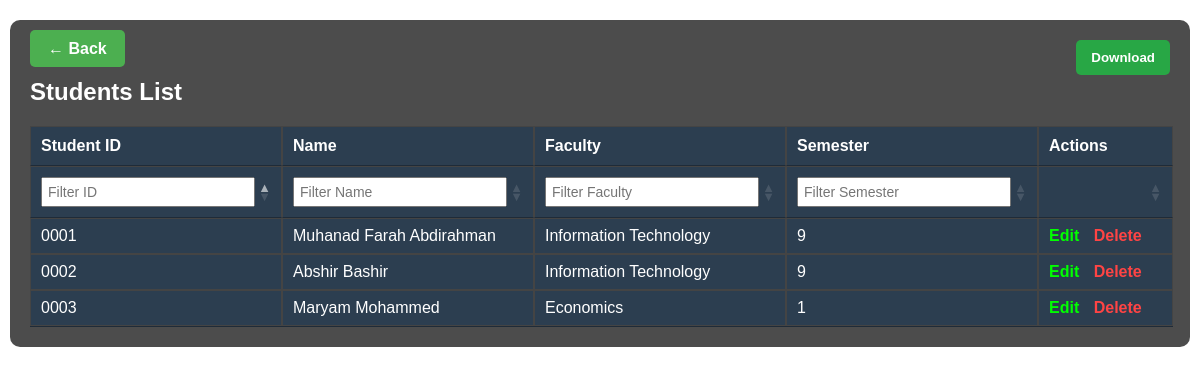
Screenshot of /university_attendance/view_students.php with the database file from the repository.
### tables this page shows
CREATE TABLE `students` (
  `id` int(11) NOT NULL,
  `student_id` varchar(50) NOT NULL,
  `name` varchar(100) NOT NULL,
  `faculty` varchar(100) NOT NULL,
  `semester` varchar(50) NOT NULL
);

### university_attendance/view_students.php (the view, shortened to what this page needs)
<?php
require 'db.php';
$sql = "SELECT * FROM students ORDER BY student_id DESC";
$result = $conn->query($sql);
?>
<!DOCTYPE html>
<html lang="en">
<head>
  <link rel="stylesheet" href="https://cdn.datatables.net/1.13.6/css/jquery.dataTables.min.css">
</head>
<body>
<div class="container">
  <a href="manage_students.php" class="btn-back">&larr; Back</a>
  <button class="btn-export" onclick="exportTableToCSV('students_export.csv')">Download</button>
  <h2>Students List</h2>
  <table id="studentsTable">
    <thead>
      <tr>
        <th>Student ID</th>
        <th>Name</th>
        <th>Faculty</th>
        <th>Semester</th>
        <th>Actions</th>
      </tr>
      <tr class="filter-row">
        <th><input type="text" placeholder="Filter ID" /></th>
        <th><input type="text" placeholder="Filter Name" /></th>
        <th><input type="text" placeholder="Filter Faculty" /></th>
        <th><input type="text" placeholder="Filter Semester" /></th>
        <th></th>
      </tr>
    </thead>
    <tbody>
      <?php while($row = $result->fetch_assoc()): ?>
      <tr data-id="<?= htmlspecialchars($row['student_id']) ?>">
        <td class="editable" data-column="student_id"><?= htmlspecialchars($row['student_id']) ?></td>
        <td class="editable" data-column="name"><?= htmlspecialchars($row['name']) ?></td>
        <td class="editable" data-column="faculty"><?= htmlspecialchars($row['faculty']) ?></td>
        <td class="editable" data-column="semester"><?= htmlspecialchars($row['semester']) ?></td>
        <td>
          <span class="action-btn edit-btn">Edit</span>
          <span class="action-btn delete-btn">Delete</span>
        </td>
      </tr>
      <?php endwhile; ?>
    </tbody>
  </table>
</div>
</body>
</html>

### university_attendance/view_students.php (style rules this page uses)
body, html { margin: 0; padding: 0; height: 100%; font-family: Arial, sans-serif; background: url('https://images.unsplash.com/photo-1506744038136-46273834b3fb?auto=format&fit=crop&w=1470&q=80') no-repeat center center fixed; background-size: cover; color: #fff; }
.container { padding: 20px; background: rgba(0,0,0,0.7); margin: 20px auto; max-width: 95%; border-radius: 10px; position: relative; }
.btn-back { background-color: #4CAF50; border: none; padding: 10px 18px; border-radius: 5px; cursor: pointer; color: white; font-weight: bold; text-decoration: none; }
.btn-export { position: absolute; top: 20px; right: 20px; background-color: #28a745; border: none; color: white; padding: 10px 15px; border-radius: 5px; font-weight: bold; cursor: pointer; }
table { background: #2c3e50; color: white; width: 100%; border-collapse: collapse; margin-top: 20px; }
th, td { padding: 10px; border: 1px solid #444; text-align: left; }
td.editable { cursor: pointer; }
.action-btn { cursor: pointer; color: #00ff00; margin-right: 10px; font-weight: bold; }
.delete-btn { color: #ff4444; }
.filter-row input { width: 100%; padding: 5px; box-sizing: border-box; font-size: 14px; }

### rows the page displays
students: student "0003", name "Maryam Mohammed", faculty "Economics", semester "1"
students: student "0002", name "Abshir Bashir", faculty "Information Technology", semester "9"
students: student "0001", name "Muhanad Farah Abdirahman", faculty "Information Technology", semester "9"
